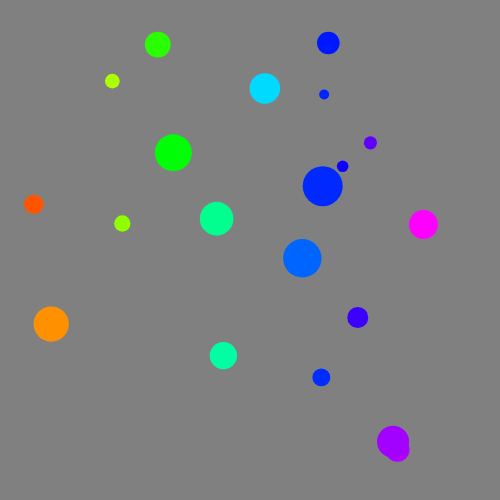
Frame 1 (no input)
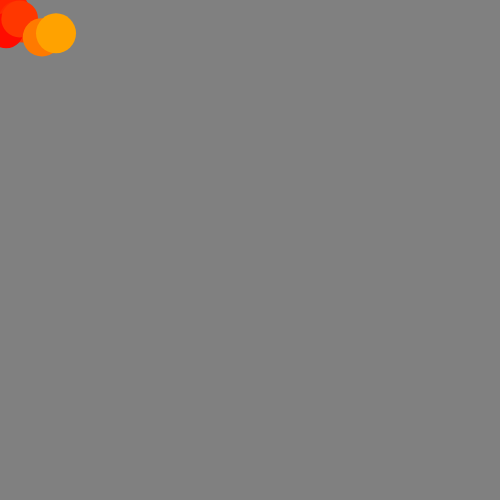
Frame 60 (no input)
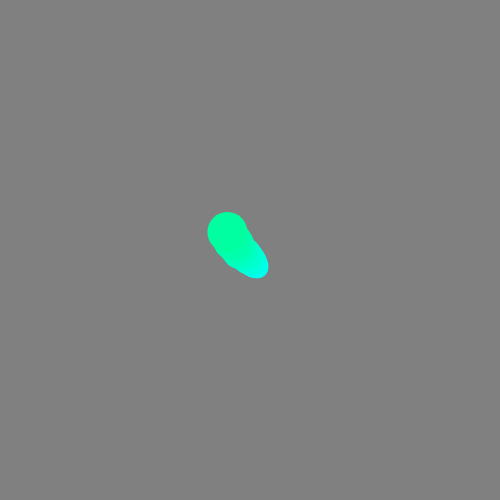
Frame 120 (the mouse pressed at the canvas centre since frame 60)

The p5.js sketch that drew these frames (run headless with seeded random() and noise() and a simulated clock; from frame 60 on, the mouse is pressed at the canvas centre):

// p5.js sketch
// ── sketch.js
let amplitude_slider;
let frequency_slider;
let timeSpeed_slider;

let x = 0;
let y = 0;
let startX = 50;
let startY = 250;
let endX = 450;
let endY = 50;

let hue;
let saturation;

let size;
let strokeHue;

let timeChange = 3;

let lerpSpeed;

let circles = [];

function setup() {
  createCanvas(500, 500);
  colorMode(HSB, 100);
  hue = 0;
  saturation = 0;

  size = 10;

  createP("Frequency");
  frequency_slider = createSlider(0, 200, 10);

  createP("Amplitude");
  amplitude_slider = createSlider(0, 200, 50);

  createP("Time Speed");
  timeSpeed_slider = createSlider(0, 50, 40);

  for (let i = 0; i < 20; i++) {
    circles.push(new Circle());
  }
}

function draw() {
  background(50);
  ellipseMode(CENTER);

  let freq = frequency_slider.value() / 1000;

  let amplitude = amplitude_slider.value() / 50;

  let time = timeSpeed_slider.value() / 100;

  noiseDetail(1, 0.5);

  noStroke();

  for (let i = 0; i < circles.length; i++) {
    // let x = lerp(startX, endX, i);
    // let y = lerp(startY, endY, i);

    size = map(i, 0, circles.length - 1, 10, 40);
    let lerpSpeed = map(size, 10, 40, 0.1, 0.03);

    // let lerpX = mouseX * lerpSpeed;
    // let lerpY = mouseY * lerpSpeed;

    circles[i].x += (mouseX - circles[i].x) * lerpSpeed;
    circles[i].y += (mouseY - circles[i].y) * lerpSpeed;

    // circles[i].x = lerp(circles[i].x, mouseX, 0.05) * lerpSpeed;
    // circles[i].y = lerp(circles[i].y, mouseY, 0.05) * lerpSpeed;

    hue = map(circles[i].x, 0, width, 0, 100);
    saturation = map(circles[i].y, 0, height, 0, 100);

    strokeHue = map(x, width, 0, 10, 100);

    fill(hue, 100, 100);
    // stroke(strokeHue, 100, 100);

    let noiseTime = (noise(0.5) * frameCount * time) / 2;

    let offsetX =
      noise(circles[i].x * freq + noiseTime, circles[i].x * freq + noiseTime) *
      20 *
      amplitude;
    let offsetY =
      noise(circles[i].y * freq + noiseTime, circles[i].y * freq + noiseTime) *
      40 *
      amplitude;

    ellipse(circles[i].x + offsetX, circles[i].y + offsetY, size, size);

    noiseTime *= 0.5;
  }
}

class Circle {
  constructor() {
    this.x = random(width);
    this.y = random(height);
  }
}
